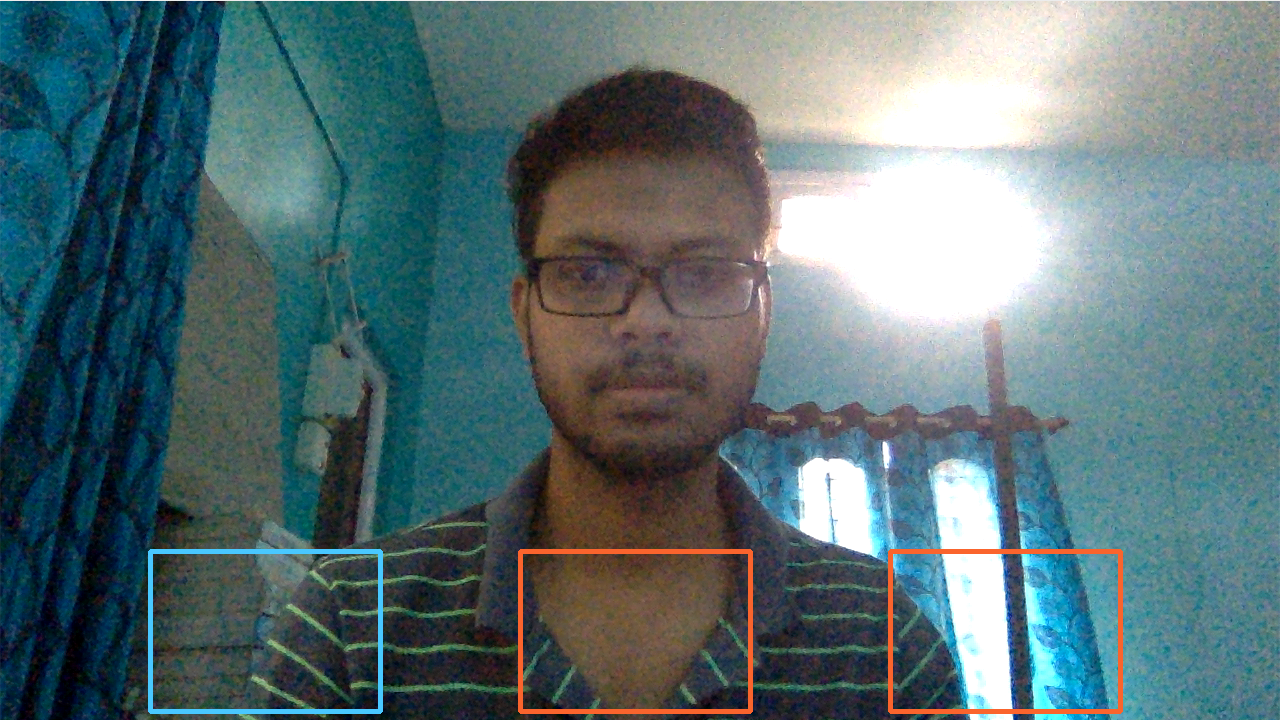
#> input picture drum/test.png, 2560 x 1440 px, given in place of the camera (shown at 1/2 size)
$ python main.py
#> lines starting #> are read from the running program, lines starting #| are printed output that depends on the picture
### Drum_prototype/frame.py
# to read frames
#flip the frames
#display the frames
import cv2 as cv

#read frames:
def capture(web_cam):
    ret, frame = web_cam.read()
#> frame is the input picture: shape (1440, 2560, 3); mean B, G, R 116.5, 113.3, 91.4
    frame = cv.flip(frame, 1)
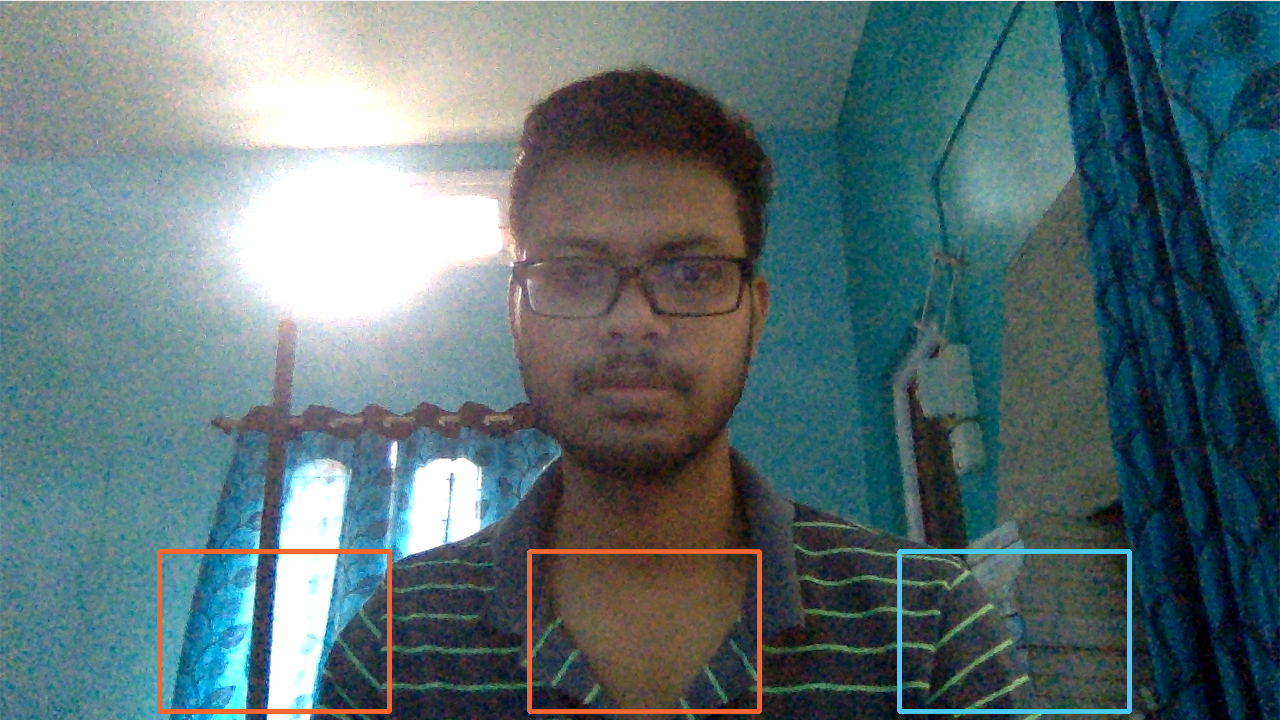
#> frame: shape (1440, 2560, 3) (shown at 1/2 size); mean B, G, R 116.5, 113.3, 91.4
    return frame

#display
def play_video(name,frame):
    cv.imshow(name, frame)

#save frame:
def save_img(frame):
    cv.imwrite('new.jpeg',frame)

### drum/roi.py
import cv2 as cv
import numpy as np


#**************************
#Drum regions of interest:
#**************************
def roi(frame):
    x = 370
    #kick region of interest: using the key word k:
    k_top, k_buttom, k_right, k_left = 550, 710, 380, 150
    #snare region of interest: Key-word: s
    s_top, s_buttom, s_right, s_left = k_top  , k_buttom , k_right + x, k_left + x
    #Hithat region of interest: key-word is h:
    h_top, h_buttom, h_right, h_left = k_top , k_buttom , k_right + 2*x, k_left + 2*x

    r_kick = frame[k_top:k_buttom, k_left:k_right]
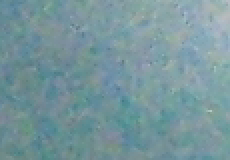
#> r_kick: shape (160, 230, 3); mean B, G, R 156.4, 150.2, 118.7
    r_snare = frame[s_top:s_buttom, s_left: s_right]
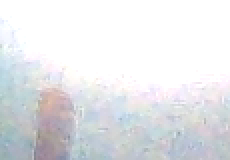
#> r_snare: shape (160, 230, 3); mean B, G, R 233.2, 230.1, 228.7
    r_hithat = frame[h_top:h_buttom, h_left:h_right]
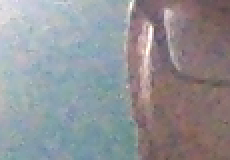
#> r_hithat: shape (160, 230, 3); mean B, G, R 150.5, 146, 145.1


    return r_kick, r_snare, r_hithat


#*****************************

#img = cv.imread('new.jpeg')
#kick,hithat, snare = roi(img)
#cv.imshow('new', kick)
#cv.imshow('new1', hithat)
#cv.imshow('new2', snare)
#cv.waitKey(0)
#cv.destroyAllWindows()

#---------------------------------------------------------
#stick color:
#---------------------------------------------------------
# we have choosen two color sticks: all are in HSV format
# blue: -----> for kick only
# red: -----> for both hithat and r_snare

def stick_color():

    lower_blue =  np.array([108,154,90])
    upper_blue =  np.array([133,255,255])

    lower_red =  np.array([00,162,162])
    upper_red =  np.array([54,255,255])

    return lower_blue,upper_blue,lower_red,upper_red
#--------------------------------------------------------


#*****************
#drum graphics:
#*****************
def draw_drum(frame):
    x = 370

    # kick region:
    k1 = (150, 550)
    k2 = (380, 710)
    k3 = (230, 645)

    #snare
    s1 = (150+x, 550)
    s2 = (380+x, 710)
    s3 = (230+x, 645)

    #hihat
    h1 = (150+2*x, 550)
    h2 = (380+2*x, 710)
    h3 = (230+2*x, 645)

    #draw kick:
    cv.rectangle(frame,k1,k2,(255,200,73),3)
    font = cv.FONT_HERSHEY_SIMPLEX
    cv.putText(frame,'kick', k3,font, 1,(0,255,0),2,cv.LINE_AA)
    #draw snare
    cv.rectangle(frame,s1,s2,(45,100,250),3)
    cv.putText(frame,'snare', s3, font, 1,(0,255,0),2,cv.LINE_AA)
    #draw hihat:
    cv.rectangle(frame,h1,h2,(45,100,250),3)
    cv.putText(frame,'hihat', h3, font, 1,(0,255,0),2,cv.LINE_AA)


    cv.putText(frame,'Virtual Drum,    final project-2020, ECE', (150,50), font, 1,(0,157,255),2,cv.LINE_AA)

### Drum_prototype/operation.py

import cv2 as cv
import numpy as np

#-----------------------------#
#          blur               #
#-----------------------------#

def blur(kick, snare, hihat):

    reg_kick  = cv.GaussianBlur(kick,  (7, 7), 0)
    reg_snare = cv.GaussianBlur(snare, (7, 7), 0)
    reg_hihat = cv.GaussianBlur(hihat, (7, 7), 0)

    return reg_kick, reg_snare, reg_hihat


#-----------------------------#
#          median             #
#-----------------------------#

def median(kick, snare, hihat):

    median_kick = cv.medianBlur(kick,5)
    median_snare= cv.medianBlur(snare,5)
    median_hihat= cv.medianBlur(hihat,5)

    return median_kick, median_snare, median_hihat

#-----------------------------#
#          bitwise_and        #
#-----------------------------#

def bit_and(kick, snare, hihat, mask_kick, mask_snare, mask_hihat):

    and_kick   = cv.bitwise_and(kick,  kick, mask = mask_kick)
    and_snare  = cv.bitwise_and(snare, snare, mask = mask_snare)
    and_hihat  = cv.bitwise_and(hihat, hihat, mask = mask_hihat)

    return and_kick, and_snare, and_hihat

#-----------------------------#
#       bgr_2_hsv             #
#-----------------------------#

def bgr_2_hsv(kick, snare, hihat):

    hsv_kick  = cv.cvtColor(kick, cv.COLOR_BGR2HSV)
#> hsv_kick: shape (160, 230, 3); mean H, S, V 94.7, 62.5, 156.8
    hsv_snare = cv.cvtColor(snare, cv.COLOR_BGR2HSV)
#> hsv_snare: shape (160, 230, 3); mean H, S, V 62.6, 9, 234.3
    hsv_hihat = cv.cvtColor(hihat, cv.COLOR_BGR2HSV)
#> hsv_hihat: shape (160, 230, 3); mean H, S, V 90.3, 41, 159.8

    return hsv_kick, hsv_snare, hsv_hihat


#-----------------------------#
#          Mask               #
#-----------------------------#

def mask(kick, snare, hihat, lb,ub,lr,ur):

    mask_kick  = cv.inRange(kick,  lb, ub)
#> mask_kick: shape (160, 230); every value is 0
#> in bit_and, `and_kick   = cv.bitwise_and(kick,  kick, mask = mask_kick)`: and_kick: shape (160, 230, 3); every value is 0
    mask_hihat = cv.inRange(hihat, lr, ur)
    mask_snare = cv.inRange(snare, lr, ur)

    return mask_kick, mask_snare, mask_hihat


#-----------------------------#
#     binary_to_gray          #
#-----------------------------#

def binary_2_gray(kick, snare, hihat):

    gray_kick  = cv.cvtColor(kick,  cv.COLOR_BGR2GRAY)
    gray_snare = cv.cvtColor(snare, cv.COLOR_BGR2GRAY)
    gray_hihat = cv.cvtColor(hihat, cv.COLOR_BGR2GRAY)

    return  gray_kick, gray_snare, gray_hihat


#-----------------------------#
#         thesholding         #
#-----------------------------#

def threshold(kick, snare, hihat):

    th_kick = cv.threshold(kick, 15, 255, cv.THRESH_BINARY)[1]
    th_snare = cv.threshold(snare, 15, 255, cv.THRESH_BINARY)[1]
    th_hihat = cv.threshold(hihat, 15, 255, cv.THRESH_BINARY)[1]

    return th_kick, th_snare, th_hihat


#----------------------
# find contours
#----------------------
def findContours(frame):
	cont_frame, hierarchy = cv.findContours(frame, cv.RETR_TREE, cv.CHAIN_APPROX_SIMPLE)
#> cont_frame = []
	return len(cont_frame)

### drum/execution.py
import cv2 as cv2
import numpy as np
from operation import findContours


def execute(kick, snare, hihat, b_kick, b_snare, b_hihat):

    play_kick, play_snare, play_hihat = False, False, False

    count_kick = findContours(kick)
#> count_kick = 0
    count_snare = findContours(snare)
#> count_snare = 0
    count_hihat = findContours(hihat)
#> count_hihat = 0

    if (count_kick > 0) and (b_kick == 0):
        play_kick = True
        b_kick = 1
    elif (count_kick == 0):
        b_kick = 0


    if (count_snare > 0) and (b_snare == 0):
        play_snare = True
        b_snare = 1
    elif (count_snare == 0):
        b_snare = 0

    if (count_hihat > 0) and (b_hihat == 0):
        play_hihat = True
        b_hihat = 1
    elif (count_hihat == 0):
        b_hihat = 0

    return play_kick, play_snare, play_hihat, b_kick, b_snare, b_hihat

### Drum_prototype/music.py
from playsound import playsound


def play_sound(kick, snare, hihat):


    if kick:
        playsound("sound/kick.mp3",0)

    elif snare:
        playsound("sound/snare.wav",0)

    elif hihat:
        playsound("sound/hihat.wav",0)

### drum/main.py
#import all files
import cv2 as cv
import numpy as np
from frame import capture, play_video, save_img
from roi import draw_drum, roi, stick_color
from operation import blur, binary_2_gray, threshold, mask,bgr_2_hsv, median, bit_and, findContours
from execution import execute
from music import play_sound

#capture frame from the web camera:
web_cam = cv.VideoCapture(0)

k = 0
s = 0
h = 0


#main function:
while True:
    #read frame:
    frame = capture(web_cam)

    #region of interest:
    kick, snare, hihat = roi(frame)

    #blur the region:
    blur_kick, blur_snare, blur_hihat = blur(kick, snare, hihat)

    #stick colors:
    lb, ub, lr, ur = stick_color()

    # bgr to hsv:
    hsv_kick, hsv_snare, hsv_hihat = bgr_2_hsv(blur_kick, blur_snare, blur_hihat)

    # mask regions for traking stick color:
    mask_kick,  mask_snare, mask_hihat = mask(hsv_kick, hsv_snare, hsv_hihat, lb, ub, lr, ur )

    #tracking the stick color:
    and_kick, and_snare, and_hihat = bit_and( kick, snare, hihat, mask_kick,  mask_snare, mask_hihat)

    #convert regions to gray:
    gray_kick, gray_snare, gray_hihat = binary_2_gray( and_kick, and_snare, and_hihat)

    #thesholding the regions:
    th_kick, th_snare, th_hihat = threshold(gray_kick, gray_snare, gray_hihat)

    # median filter to remove salt-papper noise:
    median_kick, median_snare, median_hihat = median(th_kick, th_snare, th_hihat)
    #execute to get input:

    w_kick, w_snare, w_hihat, k, s, h = execute(median_kick, median_snare, median_hihat, k, s, h)
#> w_kick = False; w_snare = False; w_hihat = False; k = 0; s = 0; h = 0

    #play music
    play_sound(w_kick, w_snare, w_hihat)

    #draw the drum regions:
    draw_drum(frame)
#> in draw_drum, `cv.putText(frame,'snare', s3, font, 1,(0,255,0),2,cv.LINE_AA)`: frame: shape (1440, 2560, 3); mean B, G, R 116.3, 113.2, 91.3
#> in draw_drum, `cv.putText(frame,'hihat', h3, font, 1,(0,255,0),2,cv.LINE_AA)`: frame: shape (1440, 2560, 3); mean B, G, R 116.2, 113.2, 91.4
#> in draw_drum, `cv.putText(frame,'Virtual Drum,    final project-2020, ECE', (150,50),..`:
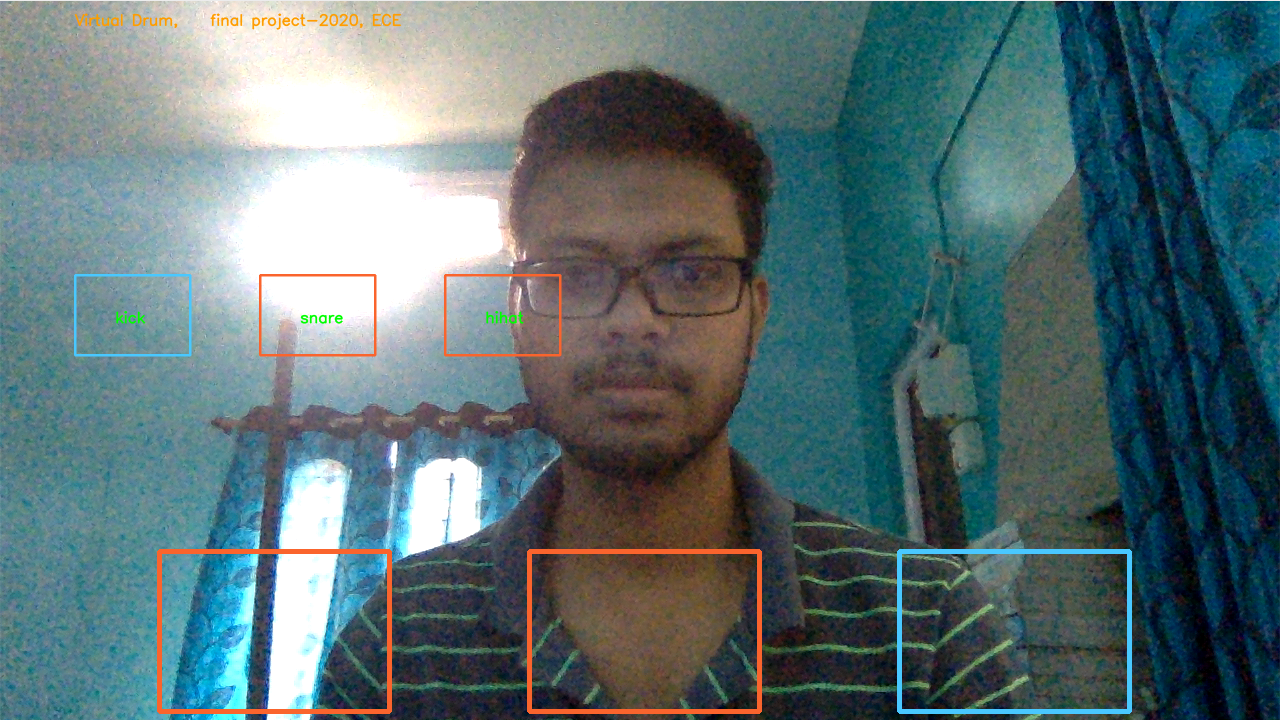
#> frame: shape (1440, 2560, 3) (shown at 1/2 size); mean B, G, R 116, 113.1, 91.4

    #show video frame:
    play_video('web_cam_video', frame)
    #play_video('reg_kick', th_kick)
    #play_video('reg_snare', th_snare)
    #play_video('reg_hihat', th_hihat)

    #quit from the video
    if cv.waitKey(1) & 0xFF == ord('q'):
#> (key q is pressed here)
        break

    #save image:
    elif cv.waitKey(1) & 0xFF == ord('s'):
        save_img(frame)


#release webcam:
web_cam.release()
#destroy all windows:
cv.destroyAllWindows()
